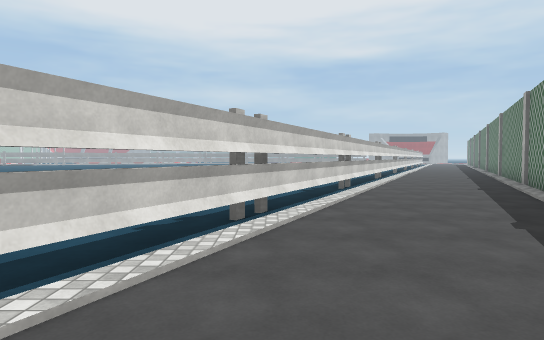
View 1 (above)

16 first-person views from a walk through a Unity game level. The camera is 1.5 m above the floor, tilts 2° down and sees 75° across. The floor is counted in squares, 2 m on a side. Each view is taken from the middle of a square. On the plan, view 1 faces up. The plan holds only what a view shows up to about 11 squares ahead; the rest is blank. The place goes on beyond the plan. Some surface patterns are stand-ins.

View 2
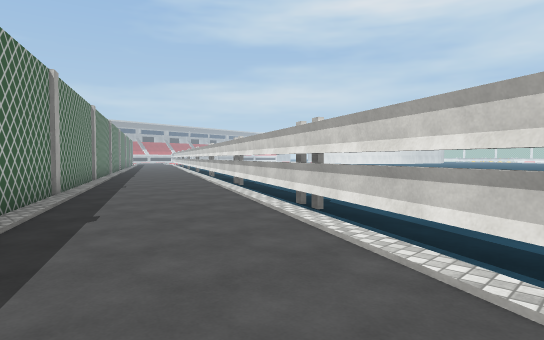

View 3
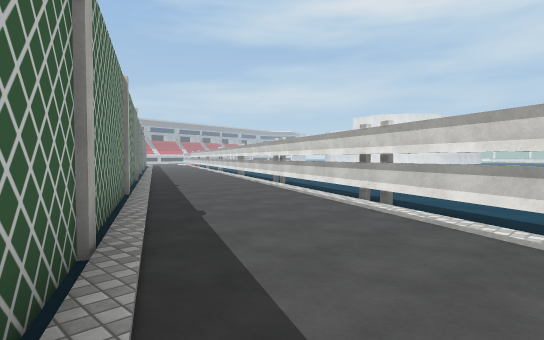

View 4
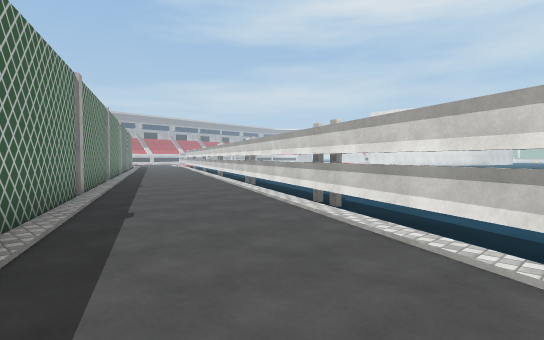

View 5
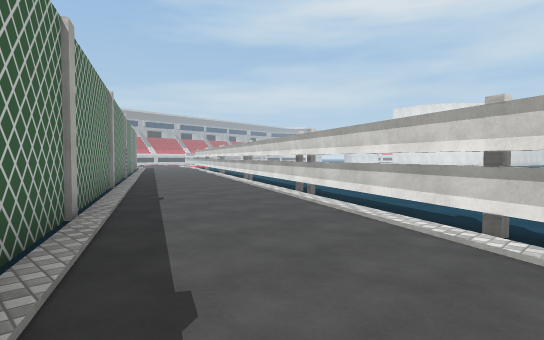

View 6
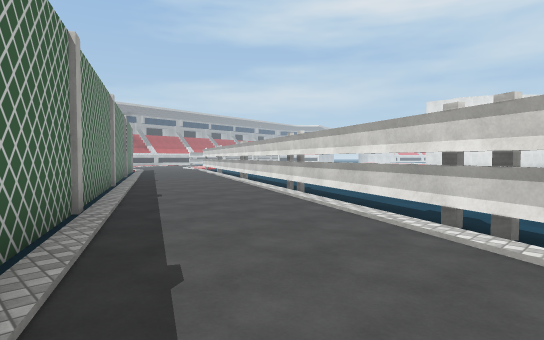

View 7
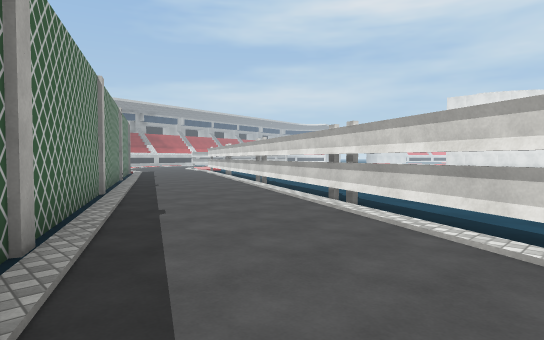

View 8
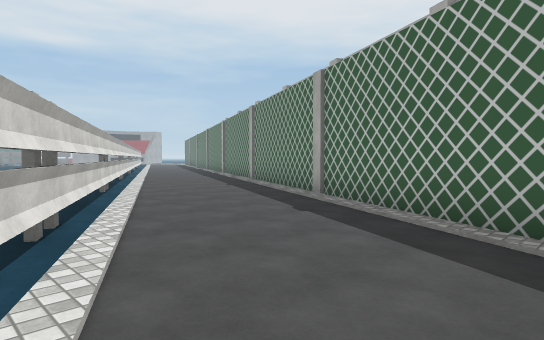

View 9
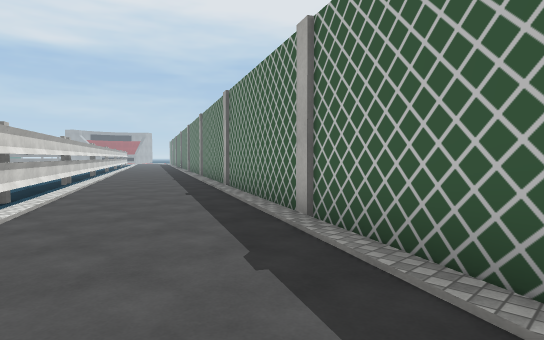

View 10
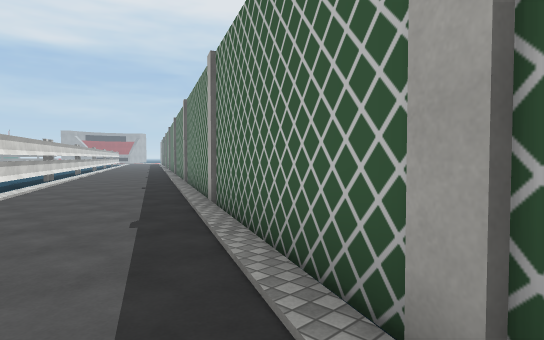

View 11
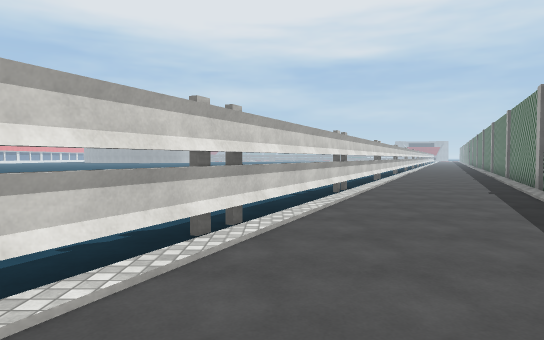

View 12
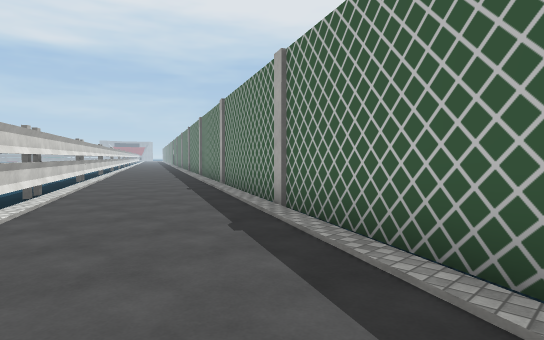

View 13
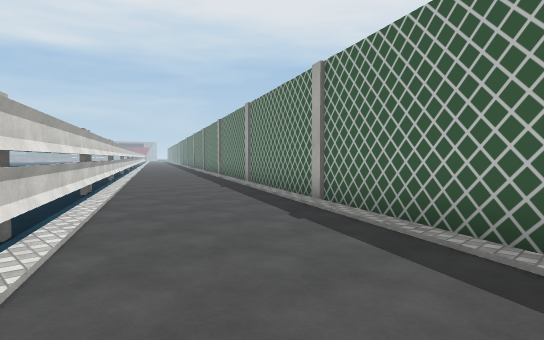

View 14
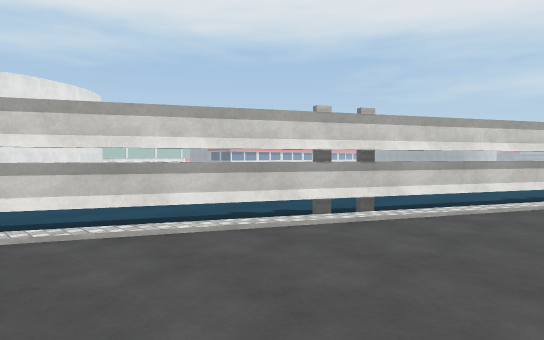

View 15
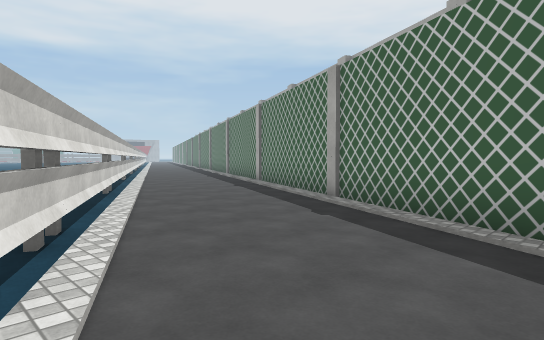

View 16
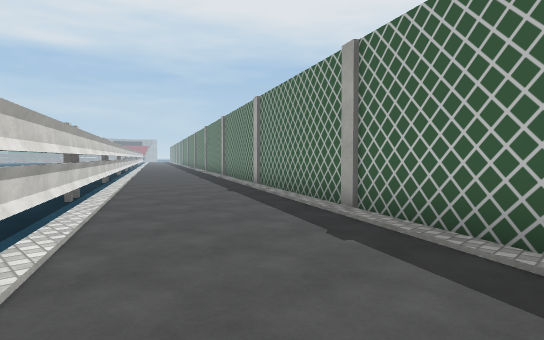

### Floor plan
Key: @ floor where view 1 was taken; # wall or solid block; . floor; / step, stairs or slope; = window, fence, low wall or low ledge; T thing the floor can be seen under or through.
Columns run from 17 left of view 1 to 9 right of it. Each row starts with its distance up from view 1.
 14                     .##..
 13                     .=....#
 12                     =#...##
 11                    .=....#
 10                   .=#...##
  9                   .#....#
  8                  .=#...##
  7                  .=....#
  6                 .=#...##
  5                 ##....#
  4                .=/...##
  3                .=....#
  2               .=#...##
  1               .=....#
  0              .##.@.##
 -1              .=....
 -2             .TT...#
 -3            ..=....#
 -4            .TT...##
 -5           ..=....#
 -6           .TT...##
 -7          ..=....#
 -8          .TT...##
 -9         ..T....#
-10         .TT...##
-11        ..=....#
-12        .TT...##
-13       ..T....#
-14       .TT...##
-15      ..=....#
-16      .TT...##
-17     ..T....#
-18    ..TT...##
-19    ..=....#
-20   ..TT....#
-21   ..=....##
-22  ..TT...##
-23  ..=....#
-24 ..#=....#
-25 ..=....##
-26    ....#

Where each view was taken, in squares from view 1:
view 1: 0 up, 0 right, facing up
view 2: 4 up, 2 right, facing down-left
view 3: 1 down, 1 right, facing down-left
view 4: 5 down, 2 left, facing down-left
view 5: 8 down, 3 left, facing down-left
view 6: 12 down, 5 left, facing down-left
view 7: 14 down, 6 left, facing down-left
view 8: 5 up, 1 right, facing up-right
view 9: 2 up, 1 right, facing up-right
view 10: 0 up, 1 right, facing up-right
view 11: 26 down, 13 left, facing up
view 12: 26 down, 13 left, facing up-right
view 13: 26 down, 14 left, facing up-right
view 14: 26 down, 11 left, facing up-left
view 15: 17 down, 10 left, facing up-right
view 16: 16 down, 9 left, facing up-right
